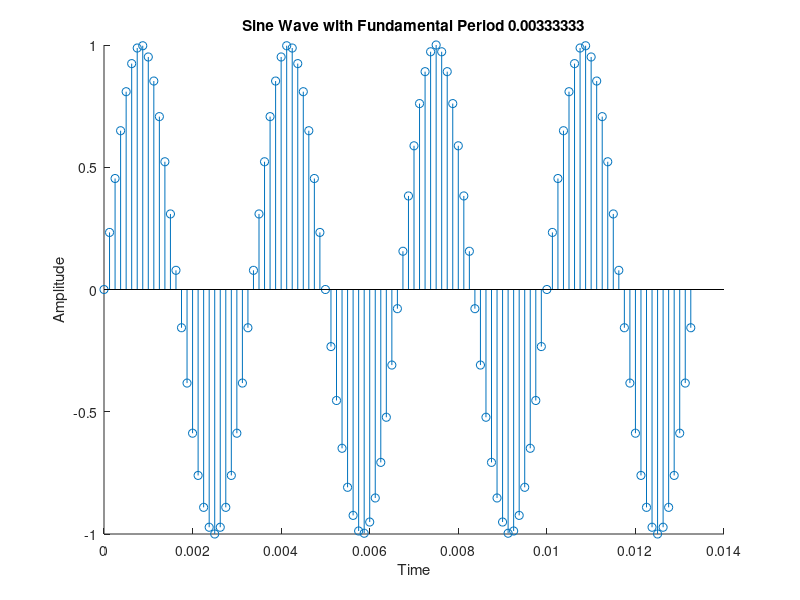

This figure's MATLAB source: (Note: this script raises an error after producing the figure.)
close all
clear
% Exe 4.4-4.5

% d = duration of signal
% N = total number of samples
% fs = sampling frequency (Hz)
% N = d * fs

d = 2;
fs = 8000;
fo = 300;
N = d * fs;

t = 0:1/fs:2;

%Higher frequencies change the pitch
x = sin(2*pi*fo*t);
sound(x, fs);

%% Exe 4.6
close all
clear

fo = 300;
fs = 8000;
t = 0:1/fs:4/fo;
x = sin(2*pi*fo*t);
figure % new figure
hold on
stem (t, x) % x as a function of t
title (sprintf('Sine Wave with Fundamental Period %d',1/fo)) % Figure title
xlabel ('Time')
ylabel ('Amplitude')
ylim ([ -1 1]) % Restrict y values between -1 and 1
hold off

%% Exe 4.7
close all
clear

fo = 300;
fs = 8000;
delay = 2;
t = 0:1/fs:4;
x = sin(2*pi*fo*t);

delayX = delayseq(x',delay*fs);
figure % new figure
hold on
stem (t, x) % x as a function of t
stem(t, delayX)
title (sprintf('Sine Wave with Fundamental Period %d',1/fo)) % Figure title
xlabel ('Time')
ylabel ('Amplitude')
ylim ([ -1 1]) % Restrict y values between -1 and 1
hold off


%% Exe 4.8
close all
clear
 
fs = 8000;

fo0 = 300;
t0 = 0:1/fs:4;
x0 = sin(2*pi*t0*fo0);
x0 = (delayseq(x0',2*fs))';

%y1
fo1 = 400; 
t1 = 0:1/fs:2;
y1 = sin(2*pi*fo1*t1);

%y2
fo2 = 400;
t2 = 0:1/fs:6;
y2 =  sin(2*pi*t2*fo2);
y2 = (delayseq(y2',2*fs))';

%y3
fo3 = 400;
t3 = 0:1/fs:3;
y3 = sin(2*pi*t3*fo3);
y3 = (delayseq(y3',1*fs))';

[tempY,tempNOut] = addSeq(x0, t0, y1, t1, 1/fs);
[tempY,tempNOut] = addSeq(tempY, tempNOut, y2, t2, 1/fs);
[finalY,finalNOut] = addSeq(tempY, tempNOut, y3, t3, 1/fs);














